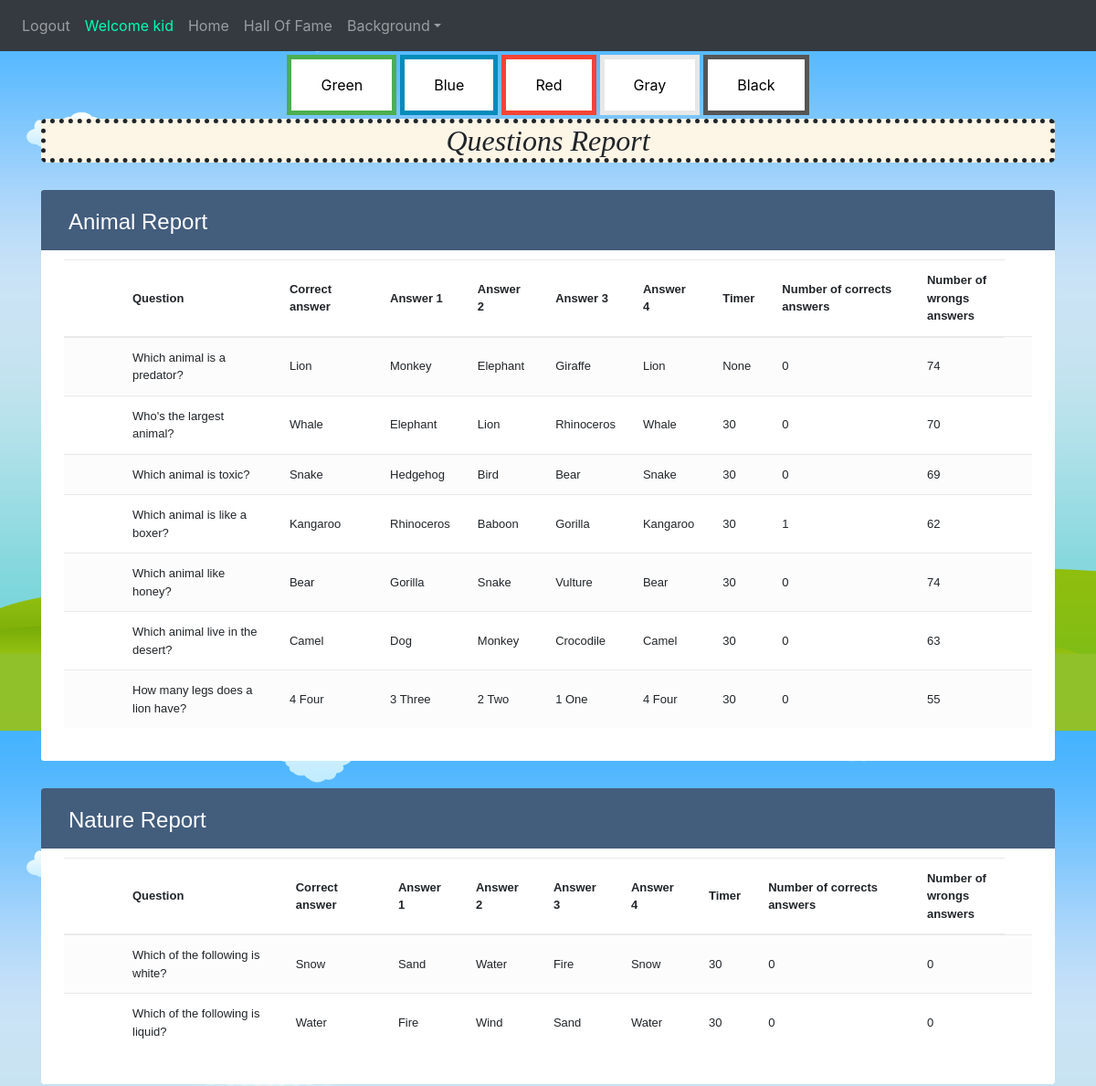
Before: /questionsReport (signed in, upper part) with the older database file.
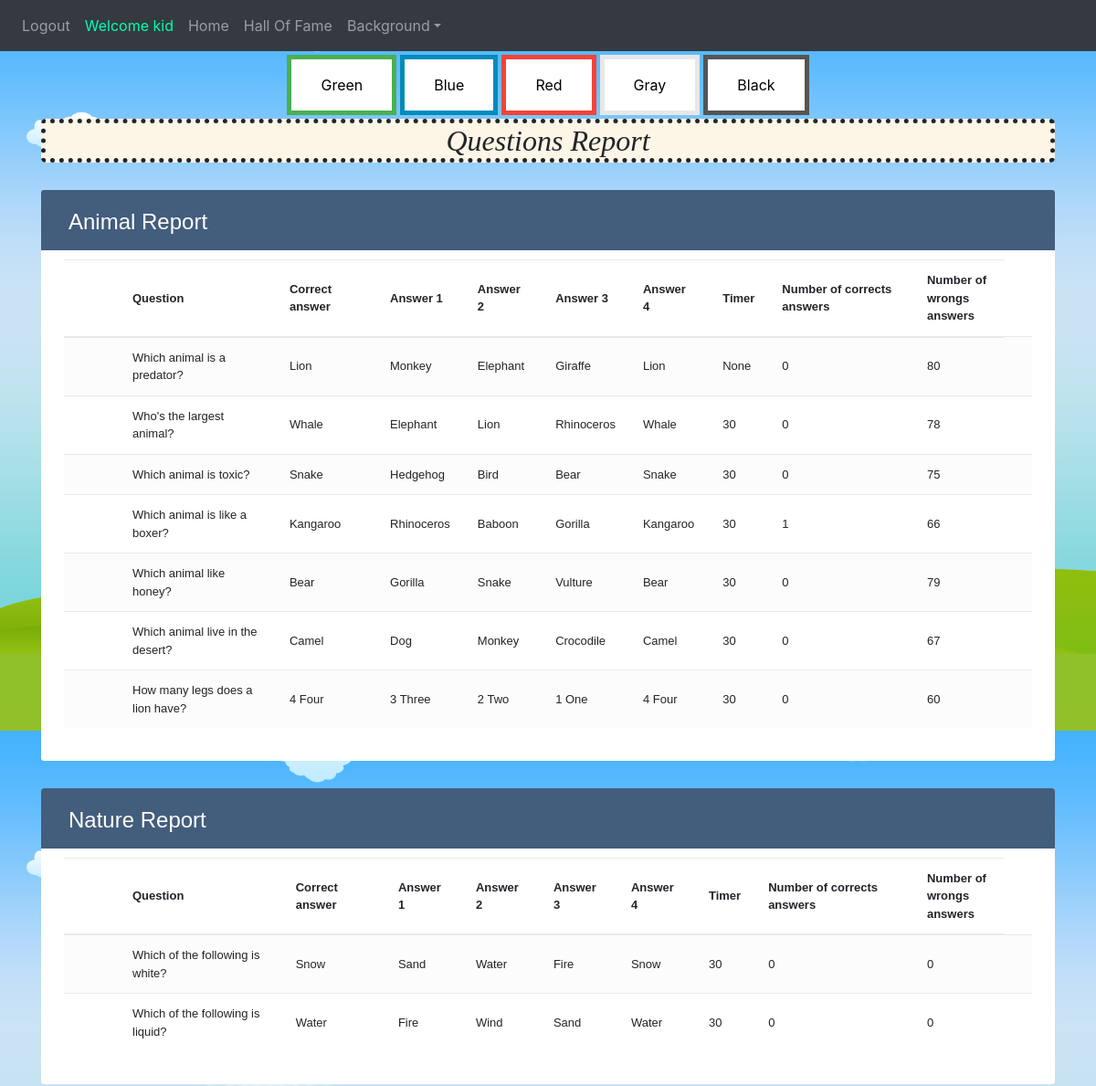
After: the same page with the newer database file.
### website/models.py (models this page shows)
class User(db.Model, UserMixin):
    id = db.Column(db.Integer, primary_key=True)
    email = db.Column(db.String(150), unique=True)
    password = db.Column(db.String(150))
    first_name = db.Column(db.String(150))
    auth = db.Column(db.String(50))
    background = db.Column(db.String(100))
    scores = db.relationship('Score')

class QuestionCategory(db.Model):
    id = db.Column(db.Integer, primary_key=True)
    cat = db.Column(db.String(150))
    picture=db.Column(db.String(150))

class Question(db.Model):
    id = db.Column(db.Integer, primary_key=True)
    cat = db.Column(db.String(150))
    question = db.Column(db.String(150))
    correct = db.Column(db.String(150))
    answer1 = db.Column(db.String(150))
    answer2 = db.Column(db.String(150))
    answer3 = db.Column(db.String(150))
    answer4 = db.Column(db.String(150))
    url = db.Column(db.String(1500))
    timer=db.Column(db.Integer,default=30)
    wrongs=db.Column(db.Integer,default=0)
    corrects=db.Column(db.Integer,default=0)
    photoUrl = db.Column(db.String(2000))

### website/views.py (the view)
@views.route('/questionsReport', methods=['GET', 'POST'])
@login_required
def questionsReport():
    back=Background.query.all()
    questions=Question.query.all()
    category=QuestionCategory.query.all()
    return render_template("questionsReport.html",user=current_user,questions=questions,background=back,category=category)

### website/__init__.py (called while the page is built)
def create_app():
    app = Flask(__name__)
    app.config['SECRET_KEY'] = 'hjshjhdjah kjshkjdhjs'
    app.config['SQLALCHEMY_DATABASE_URI'] = f'sqlite:///{DB_NAME}'
    db.init_app(app)
    from .views import views
    from .auth import auth
    app.register_blueprint(auth, url_prefix='/')
    app.register_blueprint(views, url_prefix='/')
    from .models import User
    create_database(app)
    login_manager = LoginManager()
    login_manager.login_view = 'auth.login'
    login_manager.init_app(app)
    @login_manager.user_loader
    def load_user(id):
        return User.query.get(int(id))
    return app

### website/templates/questionsReport.html (shortened to what this page needs)
{% extends "base.html" %} {% block title %}questionsReport{% endblock %} {% block content
    %}
<!DOCTYPE html>
<html lang="en">
<head>
    <link rel="stylesheet" href="https://stackpath.bootstrapcdn.com/bootstrap/4.5.0/css/bootstrap.min.css">
    <link rel="stylesheet" href="https://maxcdn.bootstrapcdn.com/font-awesome/4.7.0/css/font-awesome.min.css">
</head>
<div class="container">
    <h2 class="d-flex justify-content-center" style="background-color: oldlace;
    font-style: italic; border-style: dotted;
    border-width: thick; border-radius: 5px; font-family: bold;">Questions Report</h2></div>
{%for cat in category%}
<body_table>
    <div class="container-xl">
        <div class="table-responsive">
            <div class="table-wrapper">
                <div class="table-title">
                    <div class="row">
                        <div class="col-sm-6">
                            <h2>{{cat.cat}} Report</h2>
                        </div>
                    </div>
                </div>
                <table class="table table-striped table-hover">
                    <thead>
                        <tr>
                            <th>
                            </th>
                            <th>Question</th>
                            <th>Correct answer</th>
                            <th>Answer 1</th>
                            <th>Answer 2</th>
                            <th>Answer 3</th>
                            <th>Answer 4</th>
                            <th>Timer</th>
                            <th>Number of corrects answers</th>
                            <th>Number of wrongs answers</th>
                        </tr>
                    </thead>
                    <tbody>
                        {%for q in questions%}
                        {%if q.cat==cat.cat%}
                        <tr>
                            <td>
                            </td>
                            <td>{{q.question}}</td>
                            <td>{{q.correct}}</td>
                            <td>{{q.answer1}}</td>
                            <td>{{q.answer2}}</td>
                            <td>{{q.answer3}}</td>
                            <td>{{q.answer4}}</td>
                            <td>{{q.timer}}</td>
                            <td>{{q.corrects}}</td>
                            <td>{{q.wrongs}}</td>
                            <td>
                            </td>
                        </tr>
                        {%endif%}
                        {%endfor%}
                    </tbody>
                </table>
            </div>
        </div>
    </div>
</body_table>
{%endfor%}
</html>
{% endblock %}

### website/templates/base.html (shortened to what this page needs)
<!DOCTYPE html>
<html>
  <head>
    <link
      rel="stylesheet"
      href="https://stackpath.bootstrapcdn.com/bootstrap/4.4.1/css/bootstrap.min.css"
    />
    <link
      rel="stylesheet"
      href="https://stackpath.bootstrapcdn.com/font-awesome/4.7.0/css/font-awesome.min.css"
    />
  </head>
  <body>
    <nav class="navbar navbar-expand-lg navbar-dark bg-dark">
      <div class="collapse navbar-collapse" id="navbar">
        <div class="navbar-nav">
          {% if user.is_authenticated %}
          <a class="nav-item nav-link" onmouseover="logOutSound()" id="logout" href="/logout">Logout</a>
          <a class="nav-item nav-link" style="color: rgb(0, 255, 179);">Welcome {{user.first_name}}</a>
            {% if user.auth=="kid" %}
            <a class="nav-item nav-link" id="managment" href="/kidPage">Home</a>
            <a class="nav-item nav-link" id="managment" href="/hallOfFame">Hall Of Fame</a>
            {% endif %}
          <div class="nav-item dropdown">
            <a class="nav-link dropdown-toggle btnnavbar" href="#" id="navbarDropdownMenuLink" role="button" data-toggle="dropdown" aria-haspopup="true" aria-expanded="false" >Background</a>
          </div>
          {% else %}
          <a class="nav-item nav-link" id="login" href="/">Login</a>
          {% endif %}
        </div>
      </div>
    </nav>
    <div class="d-flex justify-content-center">
      <button class="button button1" onclick="BackGreen()">Green</button>
      <button class="button button2" onclick="BackBlue()">Blue</button>
      <button class="button button3" onclick="BackRed()">Red</button>
      <button class="button button4" onclick="BackGray()">Gray</button>
      <button class="button button5" onclick="BackBlack()">Black</button>
    </div>
    <div class="container-fluid">{% block content %} {% endblock %}</div>
  </body>
</html>

### website/templates/questionsReport.html (style rules this page uses)
body_table { color: #566787; background: #f5f5f5; font-family: 'Varela Round', sans-serif; font-size: 13px; }
.table-responsive { margin: 30px 0; }
.table-wrapper { background: #fff; padding: 20px 25px; border-radius: 3px; min-width: 1000px; box-shadow: 0 1px 1px rgba(0, 0, 0, .05); }
.table-title { padding-bottom: 15px; background: #435d7d; color: #fff; padding: 16px 30px; min-width: 100%; margin: -20px -25px 10px; border-radius: 3px 3px 0 0; }
.table-title h2 { margin: 5px 0 0; font-size: 24px; }
table.table tr th, table.table tr td { border-color: #e9e9e9; padding: 12px 15px; vertical-align: middle; }
table.table tr th:first-child { width: 60px; }
table.table tr th:last-child { width: 100px; }
table.table-striped tbody tr:nth-of-type(odd) { background-color: #fcfcfc; }

Changed rows visible on the page:
changed Question "Which animal is a predator?": wrongs "74" → "80"
changed Question "Who's the largest animal?": wrongs "70" → "78"
changed Question "Which animal is toxic?": wrongs "69" → "75"
changed Question "Which animal is like a boxer?": wrongs "62" → "66"
changed Question "Which animal like honey?": wrongs "74" → "79"
changed Question "Which animal live in the desert?": wrongs "63" → "67"
changed Question "How many legs does a lion have?": wrongs "55" → "60"
